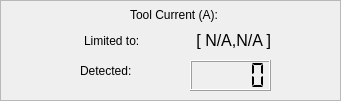
    <widget class="QFrame" name="frame_tool_current">
     <property name="geometry">
      <rect>
       <x>270</x>
       <y>10</y>
       <width>341</width>
       <height>101</height>
      </rect>
     </property>
     <property name="frameShape">
      <enum>QFrame::StyledPanel</enum>
     </property>
     <property name="frameShadow">
      <enum>QFrame::Raised</enum>
     </property>
     <widget class="QLabel" name="tool_force_label_2">
      <property name="geometry">
       <rect>
        <x>84</x>
        <y>30</y>
        <width>71</width>
        <height>21</height>
       </rect>
      </property>
      <property name="text">
       <string>Limited to:</string>
      </property>
     </widget>
     <widget class="QLabel" name="weight_limited">
      <property name="geometry">
       <rect>
        <x>190</x>
        <y>25</y>
        <width>81</width>
        <height>31</height>
       </rect>
      </property>
      <property name="font">
       <font>
        <pointsize>12</pointsize>
       </font>
      </property>
      <property name="layoutDirection">
       <enum>Qt::RightToLeft</enum>
      </property>
      <property name="text">
       <string>[ N/A,N/A ]</string>
      </property>
      <property name="alignment">
       <set>Qt::AlignRight|Qt::AlignTrailing|Qt::AlignVCenter</set>
      </property>
     </widget>
     <widget class="QLabel" name="tool_force_label_3">
      <property name="geometry">
       <rect>
        <x>130</x>
        <y>4</y>
        <width>110</width>
        <height>21</height>
       </rect>
      </property>
      <property name="text">
       <string>Tool Current (A):</string>
      </property>
     </widget>
     <widget class="QLabel" name="tool_force_label">
      <property name="geometry">
       <rect>
        <x>80</x>
        <y>60</y>
        <width>121</width>
        <height>21</height>
       </rect>
      </property>
      <property name="text">
       <string>Detected:</string>
      </property>
     </widget>
     <widget class="QLCDNumber" name="tool_force_lcdNumber">
      <property name="geometry">
       <rect>
        <x>190</x>
        <y>60</y>
        <width>81</width>
        <height>31</height>
       </rect>
      </property>
      <property name="segmentStyle">
       <enum>QLCDNumber::Flat</enum>
      </property>
     </widget>
    </widget>
